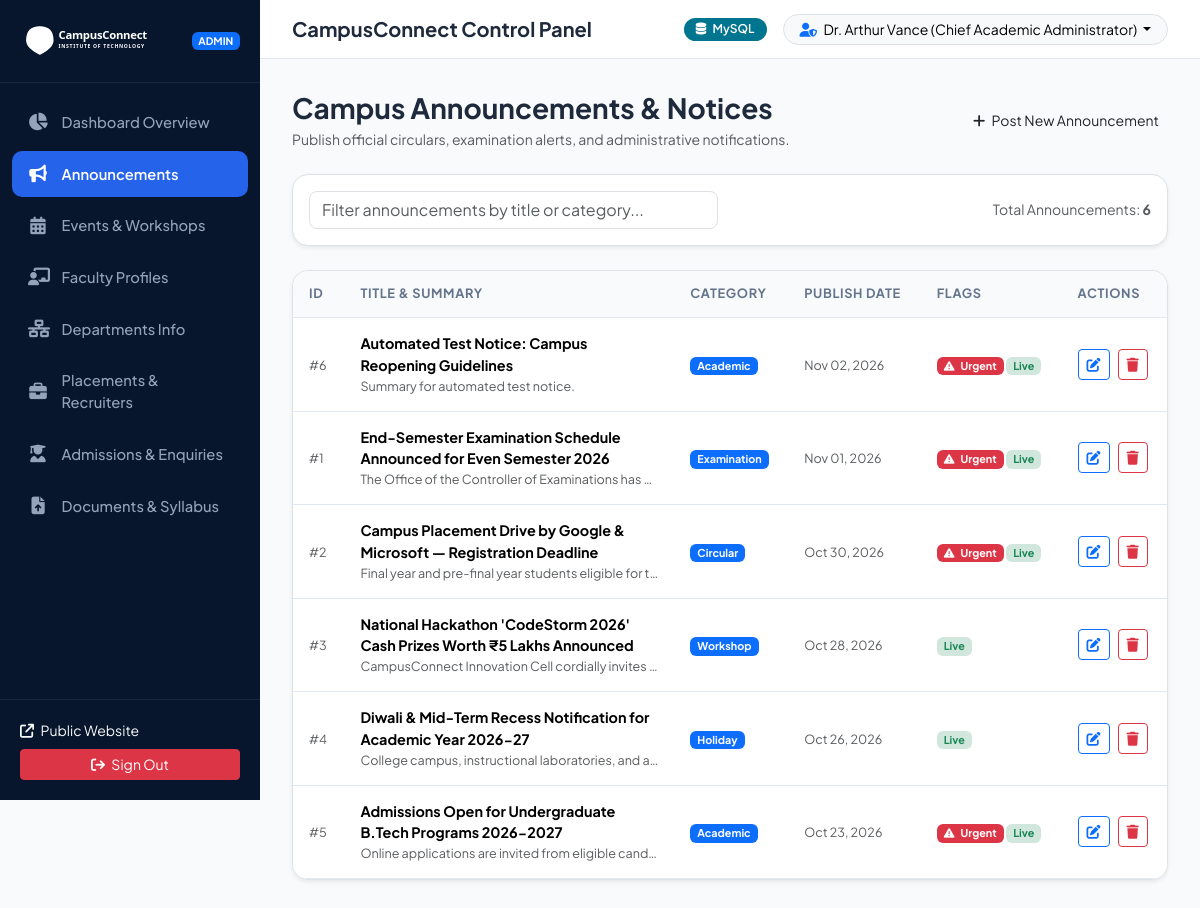
Screenshot of /admin/announcements (signed in) with the database file from the repository.
### backend/models.py (models this page shows)
class Announcement(db.Model):
    __tablename__ = "announcements"
    id = db.Column(db.Integer, primary_key=True)
    title = db.Column(db.String(255), nullable=False)
    category = db.Column(db.String(64), nullable=False, default="General")  # Exam, Academic, Holiday, Circular, Workshop
    summary = db.Column(db.String(500), nullable=False)
    content = db.Column(db.Text, nullable=False)
    attachment_url = db.Column(db.String(255), nullable=True)
    is_important = db.Column(db.Boolean, default=False)
    is_active = db.Column(db.Boolean, default=True)
    publish_date = db.Column(db.Date, default=date.today)
    created_at = db.Column(db.DateTime, default=datetime.utcnow)

### backend/routes_admin.py (the view)
@admin_bp.route("/announcements")
def announcements():
    announcements_list = Announcement.query.order_by(Announcement.publish_date.desc()).all()
    return render_template("admin/announcements.html", announcements=announcements_list)

### backend/auth.py (called while the page is built)
def login_required(f):
    @wraps(f)
    def decorated_function(*args, **kwargs):
        if "admin_id" not in session:
            flash("Please sign in to access the administrator portal.", "warning")
            return redirect(url_for("auth.login", next=request.url))
        return f(*args, **kwargs)
    return decorated_function

### backend/routes_admin.py (called while the page is built)
@admin_bp.before_request
@login_required
def require_admin_login():
    pass

### templates/admin/announcements.html (shortened to what this page needs)
{% extends "admin/layout.html" %}
{% block content %}
<div class="d-flex justify-content-between align-items-center mb-4">
  <div>
    <h3 class="fw-bold text-navy mb-1">Campus Announcements & Notices</h3>
    <p class="text-muted small mb-0">Publish official circulars, examination alerts, and administrative notifications.</p>
  </div>
  <button class="btn btn-primary-cc btn-sm" data-bs-toggle="modal" data-bs-target="#addAnnouncementModal">
    <i class="fa-solid fa-plus me-1"></i> Post New Announcement
  </button>
</div>
<div class="card border rounded-4 shadow-sm mb-4">
  <div class="card-body p-3">
    <div class="row align-items-center">
      <div class="col-md-6">
        <input type="text" id="adminTableSearch" class="form-control rounded-3" placeholder="Filter announcements by title or category...">
      </div>
      <div class="col-md-6 text-md-end text-muted small mt-2 mt-md-0">
        Total Announcements: <strong>{{ announcements|length }}</strong>
      </div>
    </div>
  </div>
</div>
<div class="card border rounded-4 shadow-sm overflow-hidden">
  <div class="table-responsive">
    <table class="table admin-table align-middle mb-0">
      <thead>
        <tr>
          <th>ID</th>
          <th>Title & Summary</th>
          <th>Category</th>
          <th>Publish Date</th>
          <th>Flags</th>
          <th>Actions</th>
        </tr>
      </thead>
      <tbody>
        {% for a in announcements %}
        <tr>
          <td><span class="text-muted small">#{{ a.id }}</span></td>
          <td style="max-width: 320px;">
            <strong class="text-navy d-block">{{ a.title }}</strong>
            <small class="text-muted text-truncate d-block">{{ a.summary }}</small>
          </td>
          <td><span class="badge bg-primary">{{ a.category }}</span></td>
          <td><small class="text-muted">{{ a.publish_date.strftime('%b %d, %Y') }}</small></td>
          <td>
            {% if a.is_important %}
            <span class="badge bg-danger text-white"><i class="fa-solid fa-triangle-exclamation me-1"></i> Urgent</span>
            {% endif %}
            {% if a.is_active %}
            <span class="badge bg-success-subtle text-success">Live</span>
            {% else %}
            <span class="badge bg-secondary">Draft</span>
            {% endif %}
          </td>
          <td>
            <div class="d-flex gap-2">
              <button class="btn btn-sm btn-outline-primary"
                      data-bs-toggle="modal"
                      data-bs-target="#editModal"
                      data-action="{{ url_for('admin.edit_announcement', id=a.id) }}"
                      data-title="{{ a.title }}"
                      data-category="{{ a.category }}"
                      data-summary="{{ a.summary }}"
                      data-content="{{ a.content }}"
                      data-publish_date="{{ a.publish_date.isoformat() }}"
                      data-is_important="{{ 1 if a.is_important else 0 }}"
                      data-is_active="{{ 1 if a.is_active else 0 }}">
                <i class="fa-solid fa-pen-to-square"></i>
              </button>
              <form action="{{ url_for('admin.delete_announcement', id=a.id) }}" method="POST" onsubmit="return confirm('Permanently delete this announcement?');">
                <button type="submit" class="btn btn-sm btn-outline-danger">
                  <i class="fa-solid fa-trash"></i>
                </button>
              </form>
            </div>
          </td>
        </tr>
        {% endfor %}
      </tbody>
    </table>
  </div>
</div>
{% endblock %}

### static/css/admin.css (style rules this page uses)
:root { --admin-sidebar-bg: #07162c; --admin-sidebar-hover: #132a4e; --admin-active-blue: #2563eb; --admin-body-bg: #f8fafc; --admin-card-bg: #ffffff; --admin-border: #e2e8f0; }
body.admin-body { font-family: 'Plus Jakarta Sans', sans-serif; background-color: var(--admin-body-bg); color: #1e293b; min-height: 100vh; }
.admin-table th { font-size: 0.8rem; font-weight: 700; text-transform: uppercase; letter-spacing: 0.05em; color: #64748b; background-color: #f8fafc; border-bottom: 1px solid var(--admin-border); padding: 0.85rem 1rem; }
.admin-table td { padding: 0.95rem 1rem; vertical-align: middle; font-size: 0.9rem; border-bottom: 1px solid var(--admin-border); }

### rows the page displays
Announcement: id "6", title "Automated Test Notice: Campus Reopening Guidelines", summary "Summary for automated test notice.", category "Academic", publish_date "Nov 02, 2026", is_important True (drawn), is_active "Live"
Announcement: id "1", title "End-Semester Examination Schedule Announced for Even Semester 2026", summary "The Office of the Controller of Examinations has…", category "Examination", publish_date "Nov 01, 2026", is_important True (drawn), is_active "Live"
Announcement: id "2", title "Campus Placement Drive by Google & Microsoft — Registration Deadline", summary "Final year and pre-final year students eligible for t…", category "Circular", publish_date "Oct 30, 2026", is_important True (drawn), is_active "Live"
Announcement: id "3", title "National Hackathon 'CodeStorm 2026' Cash Prizes Worth ₹5 Lakhs Announced", summary "CampusConnect Innovation Cell cordially invites…", category "Workshop", publish_date "Oct 28, 2026", is_active "Live"
Announcement: id "4", title "Diwali & Mid-Term Recess Notification for Academic Year 2026-27", summary "College campus, instructional laboratories, and a…", category "Holiday", publish_date "Oct 26, 2026", is_active "Live"
Announcement: id "5", title "Admissions Open for Undergraduate B.Tech Programs 2026-2027", summary "Online applications are invited from eligible cand…", category "Academic", publish_date "Oct 23, 2026", is_important True (drawn), is_active "Live"

### other values shown
{{ config.get('ACTIVE_DB_ENGINE', 'MySQL') }} "MySQL"
{{ session.get('admin_name', 'Administrator') }} "Dr. Arthur Vance (Chief Academic Administrator)"
{{ announcements|length }} "6"
